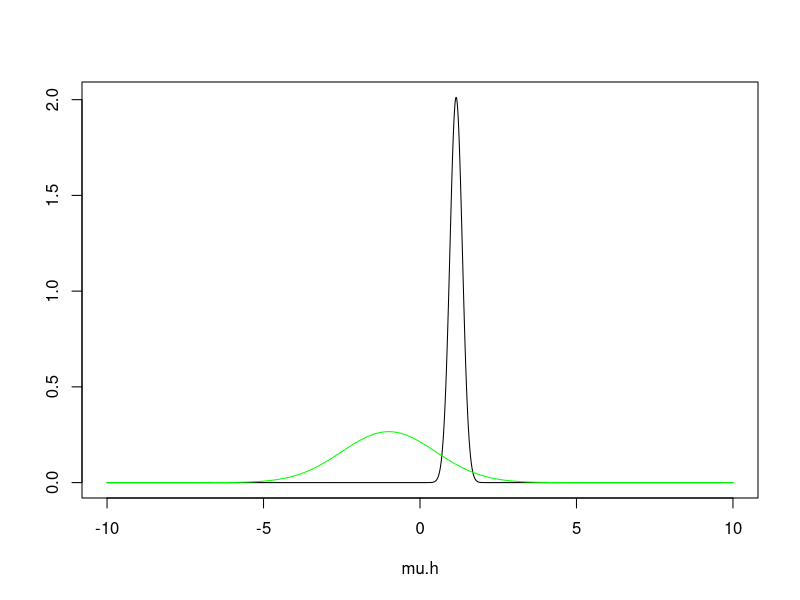
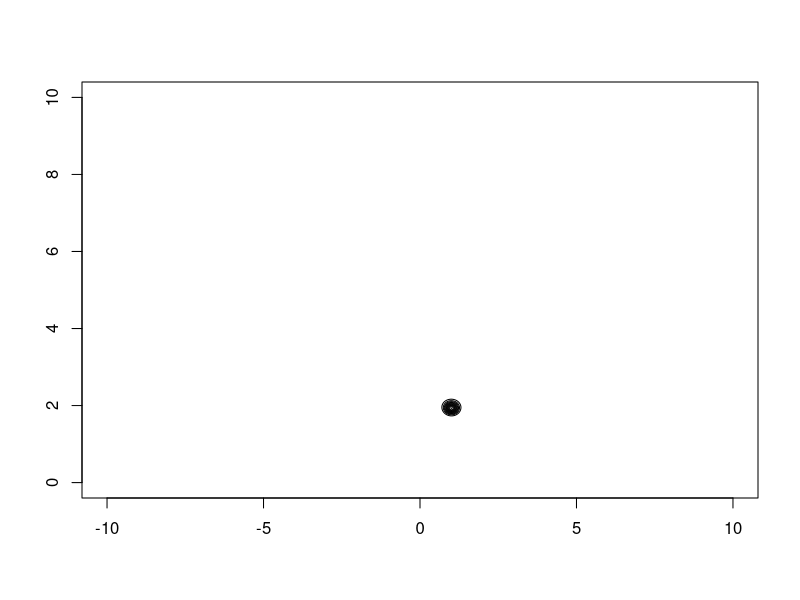
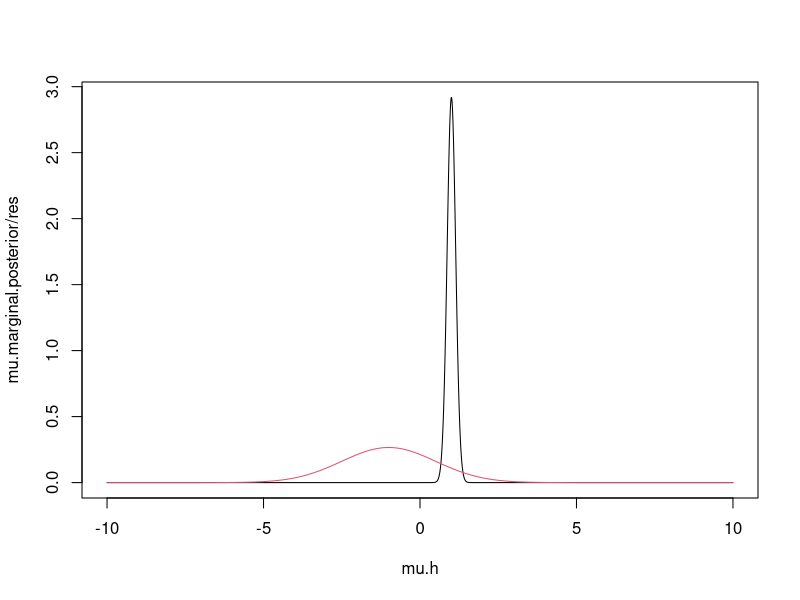
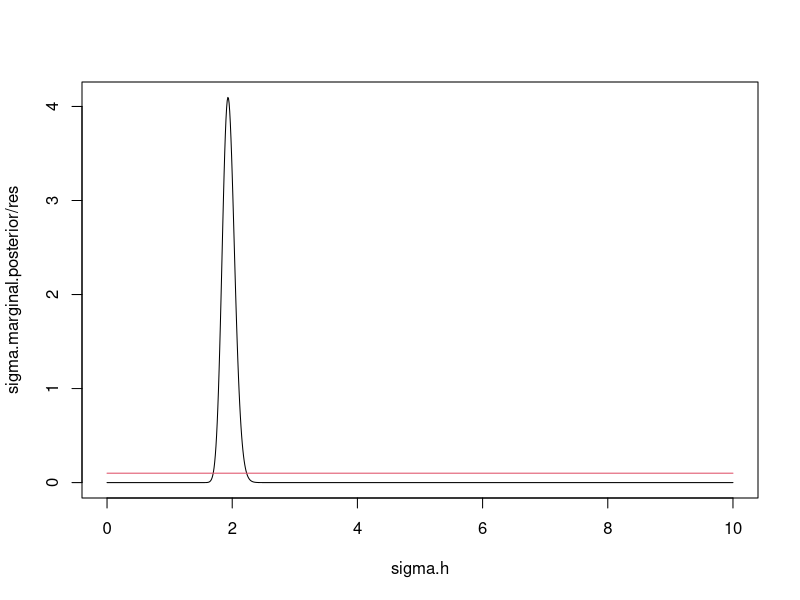
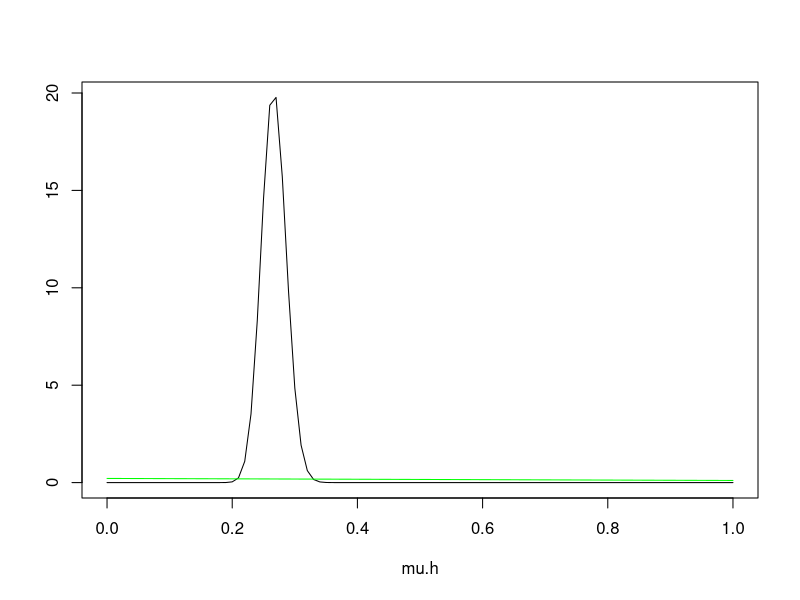

These figures' R source, in order:
## ---- chunk 1
knitr::opts_chunk$set(echo = TRUE)
## ---- chunk 2
res <- 1 / 100              # Set resolution for the sequence of potential mu-values, 0.01 interval
mu.h <- seq(-10, 10, res)   # Define values at which to assess the probability density

density <- dnorm(mu.h, mean = -1, sd = 1.5) # Get the density for each value in mu.h
prior <- density * res      # Multiply with resolution to get probability per interval

length(mu.h)
head(mu.h)

sum(prior)
length(prior)
## ---- chunk 3
set.seed(4)                 # Set seed for reproducibility
n <- 100                      # Set number of observations
y <- rnorm(n, mean = 1, sd = 2) # Generate data
y                           # Take a look at the data
## ---- chunk 4
likelihood <- vector()      # Create an empty vector

for (s in mu.h) {           # Loop over each value in mu.h , 2001 MU
  temp.lik <- 1             # Create a temporary likelihood scalar
  
  for (i in 1:n) {          # Loop over each individual data point, 30 observations
    temp.lik <- temp.lik * dnorm(y[i], mean = s, sd = 2) # Multiply individual likelihoods
  }
  likelihood <- c(likelihood, temp.lik) # Store the likelihood for each value in mu.h
}

# output likelihood value
head(likelihood)
length(likelihood)
## ---- chunk 5
# normalized.likelihood <- likelihood / sum(likelihood)
## ---- chunk 6
unnormalized.posterior <- likelihood * prior
## ---- chunk 7
normalizing.constant <-  sum(likelihood * prior) #p(y)
normalizing.constant #integrate

# head(unnormalized.posterior) #no integrate

posterior <- unnormalized.posterior / sum(likelihood * prior)
## ---- chunk 8
which.max(posterior)
mu.h[which.max(posterior)]
## ---- chunk 9
plot(mu.h, posterior / res, type = "l", ylab = "")
# lines(mu.h, normalized.likelihood / res, col = "red")
lines(mu.h, prior / res, col = "green")

#having a corresponding relationship for the two normal distributions 
## ---- chunk 10
res <- 1 / 100              # Set resolution for the sequence of potential mu-values, 0.01 interval
mu.h <- seq(-10, 10, res)   # Define values at which to assess the probability density

density <- dnorm(mu.h, mean = -1, sd = 1.5) # Get the density for each value in mu.h
prior <- density * res      # Multiply with resolution to get probability per interval

length(mu.h)
head(mu.h)

sum(prior)
length(prior)

mu.prior <- prior           
## ---- chunk 11
sigma.h <- seq(0, 10, res)    # Define values at which to assess the probabilities for sigma
sigma.density <- dunif(sigma.h, min(sigma.h), max(sigma.h)) # Density-values for a flat prior
sigma.prior <- sigma.density * res # Multiply with res to get probability per interval


length(sigma.h)
head(sigma.h)

sum(sigma.prior)
length(sigma.prior)
## ---- chunk 12
joint.prior <- sapply(mu.prior, function(mu.s) { # Using sapply's instead of loops
                sapply(sigma.prior, function(sigma.s) { mu.s * sigma.s })}) 
## ---- chunk 13
joint.prior[1:5,1:5]  
## ---- chunk 14
set.seed(4)                 # Set seed for reproducibility
n <- 200                      # Set number of observations
y <- rnorm(n, mean = 1, sd = 2) # Generate data                           # Take a look at the data
## ---- chunk 15
joint.likelihood <- sapply(mu.h, function(mu.s) { # Sapply's instead of loops
                      sapply(sigma.h, function(sigma.s) { prod(dnorm(y, mu.s, sigma.s)) })})
# normalized.joint.likelihood <- joint.likelihood / sum(joint.likelihood) # Normalize 
## ---- chunk 16
unnormalized.joint.posterior <- joint.likelihood * joint.prior
normalizing.constant <- 1 / sum(joint.likelihood * joint.prior)

joint.posterior <- unnormalized.joint.posterior * normalizing.constant  #have the same max as unnormalized.joint.posterior
## ---- chunk 17
# find the position in the matrix
df<-matrix(joint.posterior,nrow = 1001, byrow = F)
dim(df)

position=which(df==max(joint.posterior),arr.ind = T)
position

# then detect the ordinal mu and sigma by position
mu.h[position[2]]

sigma.h[position[1]]

## ---- chunk 18
contour(mu.h,sigma.h,t(joint.posterior))
## ---- chunk 19
mu.marginal.posterior <- colSums(df) #integrate or sum

which.max(mu.marginal.posterior)

mu.h[which.max(mu.marginal.posterior)]
## ---- chunk 20
plot(mu.h,mu.marginal.posterior/res,type = "l"); lines(mu.h,mu.prior/res,col=2)
## ---- chunk 21
sigma.marginal.posterior <- rowSums(df) #integrate or sum

which.max(sigma.marginal.posterior )

sigma.h[which.max(sigma.marginal.posterior )]
## ---- chunk 22
plot(sigma.h,sigma.marginal.posterior/res,type = "l"); lines(sigma.h,sigma.prior/res,col=2)
## ---- chunk 23
# d is disease and t is test

#Prior p(theta1)
p.d1 <- .0228
p.d0 <- 1-p.d1

#Sensitivity: p(tau1|theta1)
p.t1.d1 <- .94

#Specificity: p(tau0|theta0)
p.t0.d0 <- .98
p.t1.d0 <- 1-p.t0.d0

#Bayes prob
(p.d1.t1 <- p.t1.d1* p.d1 /( p.t1.d1 *p.d1+ p.t1.d0 *p.d0))

# PPV = (sensitivity x prevalence) / [ (sensitivity x prevalence) + ((1 – specificity) x (1 – prevalence)) ]
(p.t1.d1 * p.d1) / ( (p.t1.d1 * p.d1) + (1 - p.t0.d0) * (1 - p.d1) )

## ---- chunk 24
res <- 1 / 100              # Set resolution for the sequence of potential mu-values, 0.01 interval
mu.h <- seq(0, 1, res)   # Define values at which to assess the probability density

density <- dnorm(mu.h, mean = -1, sd = 1.5) # Get the density for each value in mu.h
prior <- density * res      # Multiply with resolution to get probability per interval

length(mu.h)
head(mu.h)

sum(prior)
length(prior)
        
## ---- chunk 25
# sigma.h <- seq(0, 10, res)    # Define values at which to assess the probabilities for sigma
# sigma.density <- dunif(sigma.h, min(sigma.h), max(sigma.h)) # Density-values for a flat prior
# sigma.prior <- sigma.density * res # Multiply with res to get probability per interval
# 
# 
# length(sigma.h)
# head(sigma.h)
# 
# sum(sigma.prior)
# length(sigma.prior)
## ---- chunk 26
set.seed(4)                 # Set seed for reproducibility
n <- 500                      # Set number of observations
y <- rbinom(n, size=1, p = 0.26) # Generate data                           # Take a look at the data
y
## ---- chunk 27
joint.likelihood <- sapply(mu.h, function(s) prod(dbinom(y, 1, s)) )
# normalized.joint.likelihood <- joint.likelihood / sum(joint.likelihood) # Normalize 

## ---- chunk 28
unnormalized.joint.posterior <- joint.likelihood * prior
normalizing.constant <- 1 / sum(joint.likelihood * prior)

joint.posterior <- unnormalized.joint.posterior * normalizing.constant  #have the same max as unnormalized.joint.posterior
## ---- chunk 29
# find the position in the matrix
mu.h[which.max(joint.posterior)]

## ---- chunk 30
plot(mu.h, joint.posterior / res, type = "l", ylab = "")
# lines(mu.h, normalized.likelihood / res, col = "red")
lines(mu.h, prior / res, col = "green")
 
